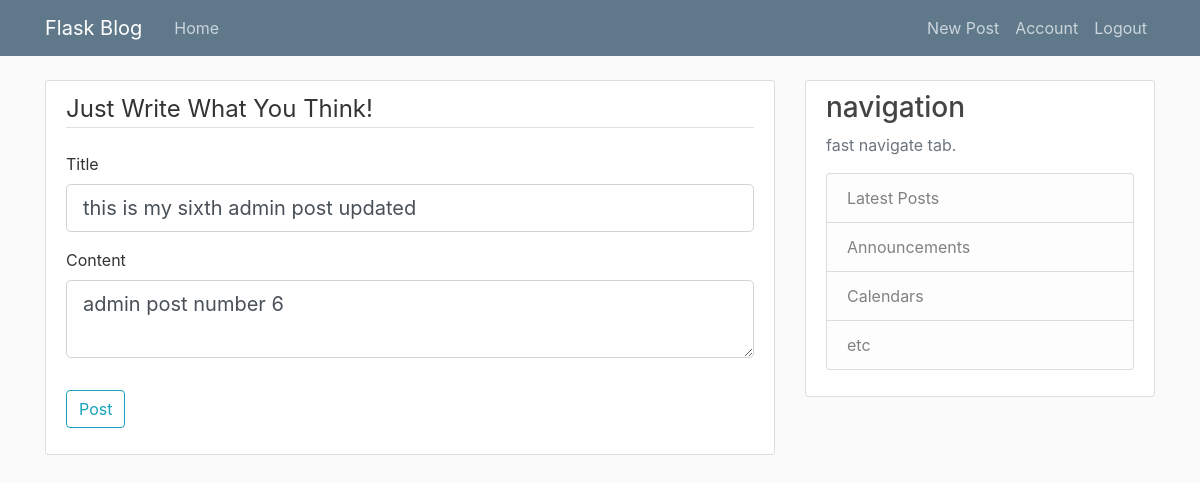
/post/8/update (signed in), run on the app's committed database.
### flaskblog/models.py (models this page shows, shortened)
class Post(db.Model):
    id = db.Column(db.Integer, primary_key=True)
    title = db.Column(db.String(100), nullable=False)
    date_posted = db.Column(db.DateTime, nullable=False, default=datetime.utcnow)
    content = db.Column(db.Text, nullable=False)
    user_id = db.Column(db.Integer, db.ForeignKey('user.id'), nullable=False)

### flaskblog/routes.py (the view)
@app.route("/post/<int:post_id>/update", methods=['GET', 'POST'])
@login_required
def update_post(post_id):
    post = Post.query.get_or_404(post_id)
    if post.author != current_user:
        abort(403)
    form = PostForm()
    if form.validate_on_submit():
        post.title = form.title.data
        post.content = form.content.data
        db.session.commit()
        flash('Your post has been updated!', 'success')
        return redirect(url_for('post', post_id=post.id))
    elif request.method == 'GET':
        form.title.data = post.title
        form.content.data = post.content
    return render_template('create_post.html', title='Update Post',
                           form=form, legend='Update Post')

### flaskblog/forms.py
class PostForm(FlaskForm):
    title = StringField('Title', validators=[DataRequired()])
    content = TextAreaField('Content', validators=[DataRequired()])
    submit = SubmitField('Post')

### flaskblog/models.py (called while the page is built)
@login_manager.user_loader
def load_user(user_id):
    return User.query.get(int(user_id))

### flaskblog/templates/create_post.html (shortened to what this page needs)
{% extends "layout.html" %}
{% block content %}
<div class="content-section">
          <form  action="" method="post" enctype="multipart/form-data" >
            <fieldset class="form-group">
              <legend class="border-bottom mb-4">Just Write What You Think!</legend>
              <div class="form-group">
                {{ form.title.label(class="form-control-label") }}
                {% if form.title.errors %}
                {{ form.title(class="form-control form-control-lg is-invalid") }}
                <div class="invalid-feedback">
                  {% for errors in form.title.errors %}
                  <span>{{errors}}</span>
                  {%endfor%}
                </div>
                {% else %}
                {{ form.title(class="form-control form-control-lg") }}
                {% endif %}
              </div>
              <div class="form-group">
                {{ form.content.label(class="form-control-label") }}
                {% if form.content.errors %}
                {{ form.content(class="form-control form-control-lg is-invalid") }}
                <div class="invalid-feedback">
                  {% for errors in form.email.errors %}
                  <span>{{errors}}</span>
                  {%endfor%}
                </div>
                {% else %}
                {{ form.content(class="form-control form-control-lg") }}
                {% endif %}
              </div>
            </fieldset>
            <div class="form-group">
              {{ form.submit(class="btn btn-outline-info") }}
            </div>
          </form>
      </div>
{% endblock %}

### flaskblog/static/styles.css (style rules this page uses)
body { background: #fafafa; color: #333333; margin-top: 5rem; }
.content-section { background: #ffffff; padding: 10px 20px; border: 1px solid #dddddd; border-radius: 3px; margin-bottom: 20px; }

### data on the page
Post: title "this is my sixth admin post updated", content "admin post number 6"
